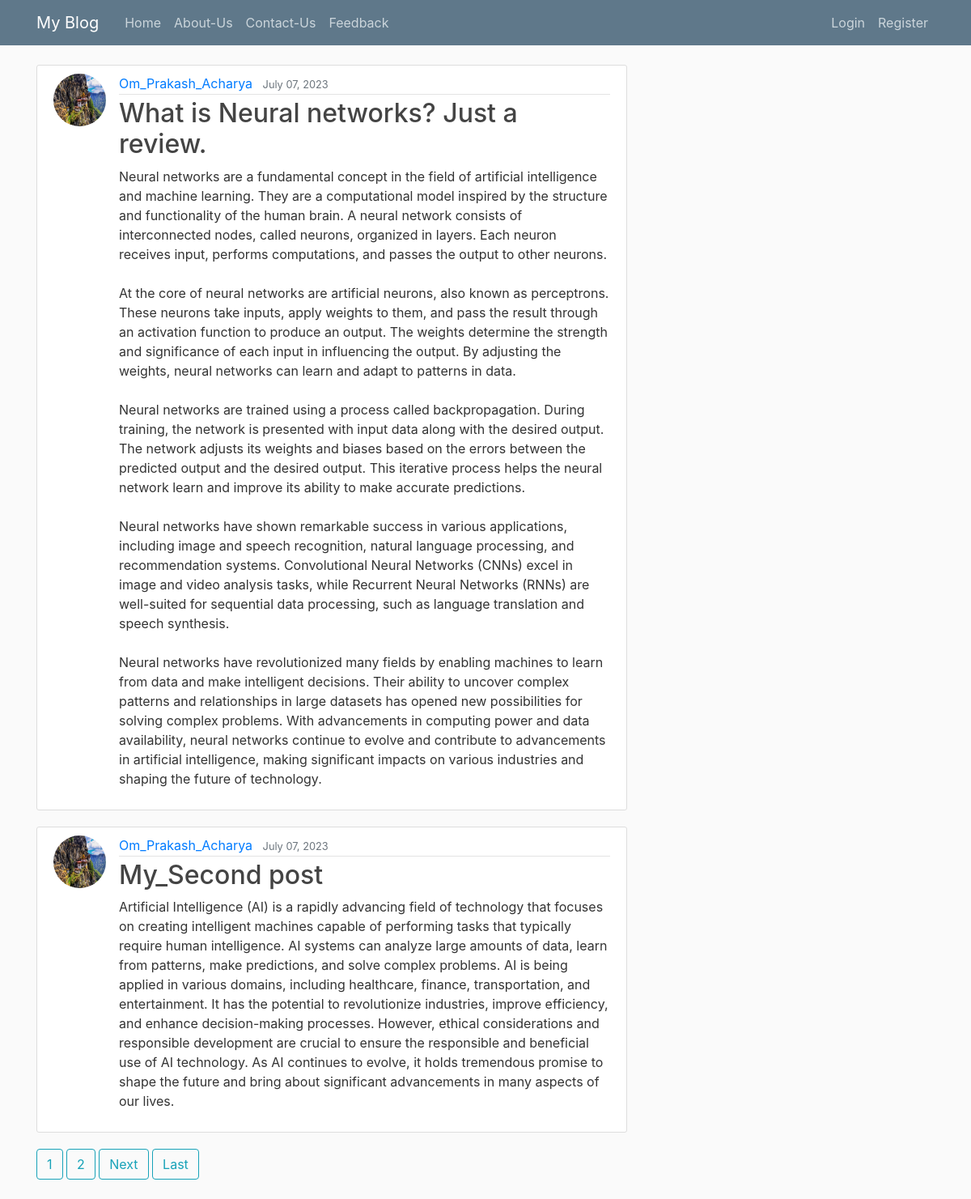
The page / on the database its author committed.
### blog/models.py (models this page shows, shortened)
class Post(models.Model): # database will now have the table called the post and inside the post, one of the fieds that table will have will be the title.
    title=models.CharField(max_length=100)
    content=models.TextField()
    date_posted=models.DateTimeField(default=timezone.now)
    author=models.ForeignKey(User,on_delete=models.CASCADE)#it means if the usr is deleted, it delets post too.

### users/models.py (models this page shows, shortened)
class Profile(models.Model):
    user = models.OneToOneField(User, on_delete=models.CASCADE)
    image = models.ImageField(default=None, upload_to='profile_pics', blank=True, null=True)

### blog/views.py (the view)
# urls.py: path('',PostListView.as_view(),name='blog-home'),
class PostListView(ListView):
     model=Post
     template_name='blog/home.html'
     context_object_name='posts'
     paginate_by=2 # this will only keep two pages on the screen.

### blog/templates/blog/home.html (shortened to what this page needs)
{% extends "blog/base.html" %}
{% block content %}
    {% for post in posts %}
        <article class="media content-section">
            <img class="rounded-circle article-img" src="{{ post.author.profile.image.url }}">
            <div class="media-body">
                <div class="article-metadata">
                  <a class="mr-2" href="{% url 'user-posts' post.author.username %}">{{ post.author }}</a>
                    <small class="text-muted">{{ post.date_posted|date:"F d, Y" }}</small>
                </div>
                <h2><a class="article-title" href="{% url 'post-detail' post.id %}">{{ post.title }}</a></h2>
                <p class="article-content">{{ post.content }}</p>
            </div>
        </article>
    {% endfor %}
    {% if is_paginated %}
        {% for num in page_obj.paginator.page_range %}
            {% if page_obj.number == num %}
                <a class="btn btn-outline-info mb-4" href="?page={{ num }}">{{ num }}</a>
            {% elif num > page_obj.number|add:'-2' and num < page_obj.number|add:'2' %}
                <a class="btn btn-outline-info mb-4" href="?page={{ num }}">{{ num }}</a>
            {% endif %}
        {% endfor %}
        {% if page_obj.has_next %}
            <a class="btn btn-outline-info mb-4" href="?page={{ page_obj.next_page_number }}">Next</a>
            <a class="btn btn-outline-info mb-4" href="?page={{ page_obj.paginator.num_pages }}">Last</a>
        {% endif %}
    {% endif %}
{% endblock content %}

### blog/templates/blog/base.html (shortened to what this page needs)
{% load static %}
<!DOCTYPE html>
<html>
<head>
    <link rel="stylesheet" href="https://maxcdn.bootstrapcdn.com/bootstrap/4.0.0/css/bootstrap.min.css">
    <link rel="stylesheet" type="text/css" href="{% static 'blog/main.css' %}">
</head>
<body>
    <header class="site-header">
      <nav class="navbar navbar-expand-md navbar-dark bg-steel fixed-top">
        <div class="container">
          <a class="navbar-brand mr-4" href="{% url 'blog-home' %}">My Blog</a>
          <div class="collapse navbar-collapse" id="navbarToggle">
            <div class="navbar-nav mr-auto">
              <a class="nav-item nav-link" href="{% url 'blog-home' %}">Home</a>
              <a class="nav-item nav-link" href="{% url 'blog-about' %}">About-Us</a>
              <a class="nav-item nav-link" href="{% url 'blog-about' %}">Contact-Us</a>
              <a class="nav-item nav-link" href="{% url 'blog-about' %}">Feedback</a>
            </div>
            <div class="navbar-nav">
              {% if user.is_authenticated %}
                  <a class="nav-item nav-link" href="{% url 'post-create' %}">New Post</a>
                   <a class="nav-item nav-link" href="{% url 'profile' %}">Profile</a>
                   <a class="nav-item nav-link" href="{% url 'logout' %}">Logout</a>
              {%else %}
                    <a class="nav-item nav-link" href="{% url 'login' %}">Login</a>
                    <a class="nav-item nav-link" href="{% url 'register' %}">Register</a>
             {%endif%}
            </div>
          </div>
        </div>
      </nav>
    </header>
    <main role="main" class="container">
      <div class="row">
        <div class="col-md-8">
          {% block content %}{% endblock %}
        </div>
      </div>
    </main>
</body>
</html>

### blog/static/blog/main.css (style rules this page uses)
body { background: #fafafa; color: #333333; margin-top: 5rem; }
h1, h2, h3, h4, h5, h6 { color: #444444; }
.bg-steel { background-color: #5f788a; }
.site-header .navbar-nav .nav-link { color: #cbd5db; }
.content-section { background: #ffffff; padding: 10px 20px; border: 1px solid #dddddd; border-radius: 3px; margin-bottom: 20px; }
.article-title { color: #444444; }
.article-content { white-space: pre-line; }
.article-img { height: 65px; width: 65px; margin-right: 16px; }
.article-metadata { padding-bottom: 1px; margin-bottom: 4px; border-bottom: 1px solid #e3e3e3 }

### rows shown on the page
Post: author.profile.image (picture), author "Om_Prakash_Acharya", date_posted "July 07, 2023", title "What is Neural networks? Just a review.", content "Neural networks are a fundamental concept in the field of artificial intelligence and machine learning. They are a computational model inspired by the structure and functionality of the human brain. A neural network consists of interconnected nodes, called neurons, organized in layers. Each neuron receives input, performs computations, and passes the output to other neurons. At the core of neural networks are artificial neurons, also known as perceptrons. These neurons take inputs, apply weights to them, and pass the result through an activation function to produce an output. The weights determine the strength and significance of each input in influencing the output. By adjusting the…"
Post: author.profile.image (picture), author "Om_Prakash_Acharya", date_posted "July 07, 2023", title "My_Second post", content "Artificial Intelligence (AI) is a rapidly advancing field of technology that focuses on creating intelligent machines capable of performing tasks that typically require human intelligence. AI systems can analyze large amounts of data, learn from patterns, make predictions, and solve complex problems. AI is being applied in various domains, including healthcare, finance, transportation, and entertainment. It has the potential to revolutionize industries, improve efficiency, and enhance decision-making processes. However, ethical considerations and responsible development are crucial to ensure the responsible and beneficial use of AI technology. As AI continues to evolve, it holds tremendous…"

### other values the page prints
{{ num }} "1"
{{ num }} "2"
